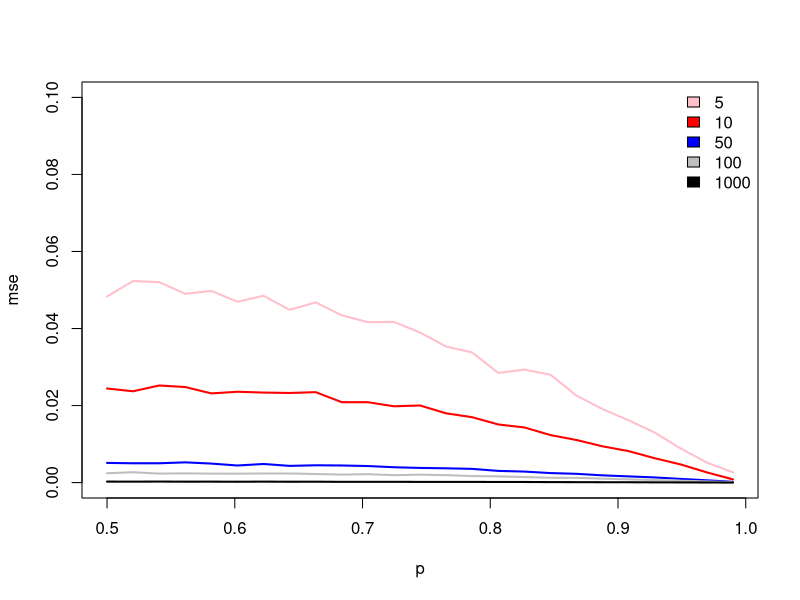
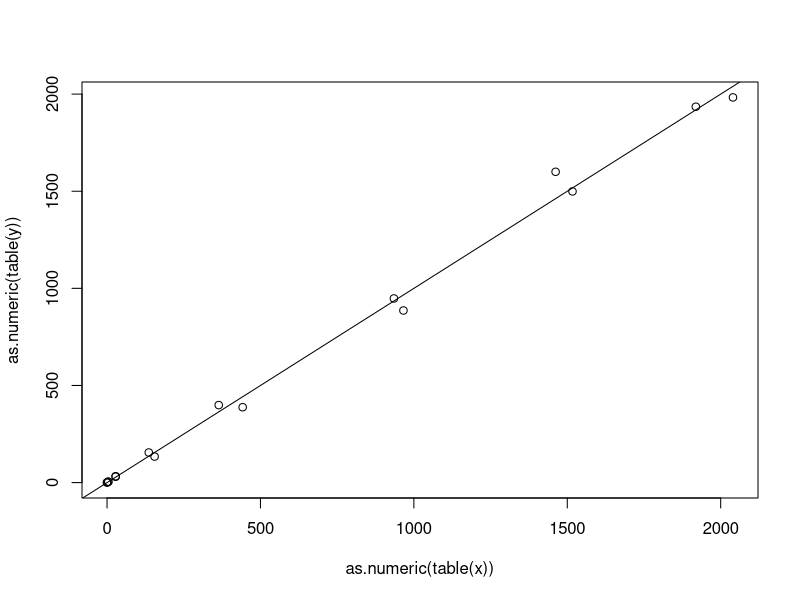
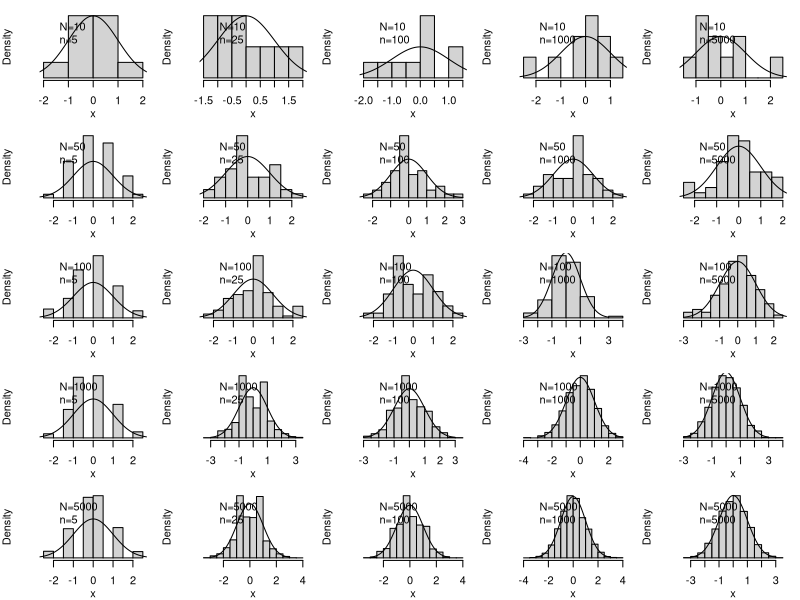

R code for these plots, in order:
############################################################################################################
##A. bernoulli distribution
##a. how good of an estimate of p is the mean? interplay between the magnitude of p and the sample size

p.est<-list()
for (N in c(5,10,50,100,1000)) {
    for (p in seq(0.5,0.99,length.out=25)) {
        m<-numeric()
        for (i in 1:1000) {
            coins<-rbinom(N,1,p)
            m[i]<-mean(coins)
        }
        p.est[[paste(N,p)]]<-c(N,p,mean((m-p)^2))
    }
}

x<-data.frame(do.call("rbind",p.est))
L<-split(x,x[,1])
cols<-c("pink","red","blue","gray","black")
plot(NULL,ylim=c(0,0.1),xlim=range(x[,2]),xlab='p',ylab='mse')
for (i in 1:length(L)) lines(L[[i]][,-1],lwd=2,col=cols[i])
legend("topright",bty='n',fill=cols,names(L))

############################################################################################################
##b. the binomial distribution
ntrial<-15
x<-rbinom(10000,ntrial,.5)
y<-numeric()
for (i in 1:10000) {
    z<-numeric()
    for (j in 1:ntrial) z[j]<-rbinom(1,1,.5)
    y[i]<-sum(z)
}
x<-factor(x,levels=0:ntrial)
y<-factor(y,levels=0:ntrial)
plot(as.numeric(table(x)),as.numeric(table(y))); abline(0,1)

############################################################################################################
##c. the CLT, https://en.wikipedia.org/wiki/Central_limit_theorem
#Which is relevant, N or n, in terms of having the CLT apply?
fun<-function(N,n,p=0.5) { #N is the number of people, n is the number of tosses per person
    x<-rbinom(N,n,p)
    x<-(x-mean(x))/sd(x)
    hist(x,main='',freq=FALSE,yaxt='n')
    xv<-seq(-3,3,length.out=1000)
    lines(xv,dnorm(xv))
    legend("topleft",bty='n',c(paste0("N=",N),paste0("n=",n)))
}
par(mfrow=c(5,5),mar=c(3,3,1,1),mgp=c(2,1,0),oma=rep(0,4))
for (N in c(10,50,100,1000,5000)) for (n in c(5,25,100,1000,5000)) fun(N,n)
